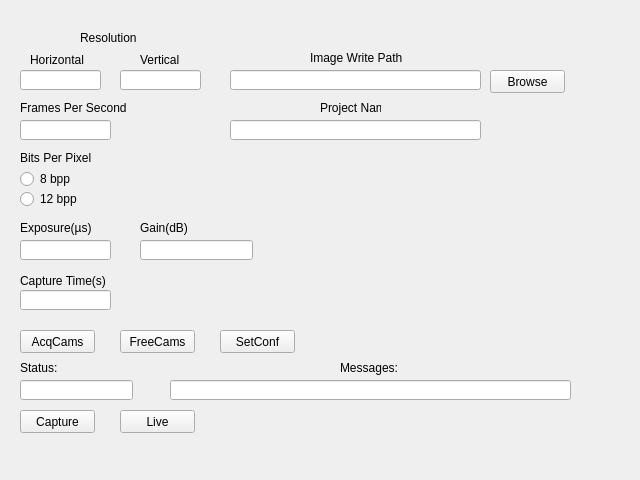
<?xml version="1.0" encoding="UTF-8"?>
<ui version="4.0">
 <class>Form</class>
 <widget class="QWidget" name="Form">
  <property name="geometry">
   <rect>
    <x>0</x>
    <y>0</y>
    <width>640</width>
    <height>480</height>
   </rect>
  </property>
  <property name="windowTitle">
   <string>Form</string>
  </property>
  <widget class="QLineEdit" name="EXPLineEdit">
   <property name="geometry">
    <rect>
     <x>20</x>
     <y>240</y>
     <width>91</width>
     <height>20</height>
    </rect>
   </property>
  </widget>
  <widget class="QLabel" name="FPSLabel">
   <property name="geometry">
    <rect>
     <x>20</x>
     <y>100</y>
     <width>191</width>
     <height>16</height>
    </rect>
   </property>
   <property name="text">
    <string>Frames Per Second</string>
   </property>
  </widget>
  <widget class="QLabel" name="GainLabel">
   <property name="geometry">
    <rect>
     <x>140</x>
     <y>220</y>
     <width>61</width>
     <height>16</height>
    </rect>
   </property>
   <property name="text">
    <string>Gain(dB)</string>
   </property>
  </widget>
  <widget class="QLabel" name="label">
   <property name="geometry">
    <rect>
     <x>320</x>
     <y>100</y>
     <width>61</width>
     <height>16</height>
    </rect>
   </property>
   <property name="text">
    <string>Project Name</string>
   </property>
  </widget>
  <widget class="QLineEdit" name="FPSLineEdit">
   <property name="geometry">
    <rect>
     <x>20</x>
     <y>120</y>
     <width>91</width>
     <height>20</height>
    </rect>
   </property>
  </widget>
  <widget class="QLabel" name="StatusLabel">
   <property name="geometry">
    <rect>
     <x>20</x>
     <y>360</y>
     <width>111</width>
     <height>16</height>
    </rect>
   </property>
   <property name="text">
    <string>Status:</string>
   </property>
  </widget>
  <widget class="QLabel" name="ResolutionLabel">
   <property name="geometry">
    <rect>
     <x>80</x>
     <y>30</y>
     <width>81</width>
     <height>16</height>
    </rect>
   </property>
   <property name="text">
    <string>Resolution</string>
   </property>
  </widget>
  <widget class="QLineEdit" name="PNameLineEdit">
   <property name="geometry">
    <rect>
     <x>230</x>
     <y>120</y>
     <width>251</width>
     <height>20</height>
    </rect>
   </property>
  </widget>
  <widget class="QRadioButton" name="radioButton_2">
   <property name="geometry">
    <rect>
     <x>20</x>
     <y>190</y>
     <width>151</width>
     <height>18</height>
    </rect>
   </property>
   <property name="text">
    <string>12 bpp</string>
   </property>
  </widget>
  <widget class="QLineEdit" name="HorzLineEdit">
   <property name="geometry">
    <rect>
     <x>20</x>
     <y>70</y>
     <width>81</width>
     <height>20</height>
    </rect>
   </property>
  </widget>
  <widget class="QLineEdit" name="WritePLineEdit">
   <property name="geometry">
    <rect>
     <x>230</x>
     <y>70</y>
     <width>251</width>
     <height>20</height>
    </rect>
   </property>
  </widget>
  <widget class="QLineEdit" name="StatusLineEdit">
   <property name="geometry">
    <rect>
     <x>20</x>
     <y>380</y>
     <width>113</width>
     <height>20</height>
    </rect>
   </property>
  </widget>
  <widget class="QLineEdit" name="CapTimeLineEdit">
   <property name="geometry">
    <rect>
     <x>20</x>
     <y>290</y>
     <width>91</width>
     <height>20</height>
    </rect>
   </property>
  </widget>
  <widget class="QRadioButton" name="radioButton">
   <property name="geometry">
    <rect>
     <x>20</x>
     <y>170</y>
     <width>131</width>
     <height>18</height>
    </rect>
   </property>
   <property name="text">
    <string>8 bpp</string>
   </property>
  </widget>
  <widget class="QPushButton" name="LiveButton">
   <property name="geometry">
    <rect>
     <x>120</x>
     <y>410</y>
     <width>75</width>
     <height>23</height>
    </rect>
   </property>
   <property name="text">
    <string>Live</string>
   </property>
  </widget>
  <widget class="QLabel" name="WritePLlabel">
   <property name="geometry">
    <rect>
     <x>310</x>
     <y>50</y>
     <width>171</width>
     <height>16</height>
    </rect>
   </property>
   <property name="text">
    <string>Image Write Path</string>
   </property>
  </widget>
  <widget class="QLabel" name="MsgLabel">
   <property name="geometry">
    <rect>
     <x>340</x>
     <y>360</y>
     <width>121</width>
     <height>16</height>
    </rect>
   </property>
   <property name="text">
    <string>Messages:</string>
   </property>
  </widget>
  <widget class="QPushButton" name="ConfButton">
   <property name="geometry">
    <rect>
     <x>220</x>
     <y>330</y>
     <width>75</width>
     <height>23</height>
    </rect>
   </property>
   <property name="text">
    <string>SetConf</string>
   </property>
  </widget>
  <widget class="QLabel" name="BPPLabel">
   <property name="geometry">
    <rect>
     <x>20</x>
     <y>150</y>
     <width>171</width>
     <height>16</height>
    </rect>
   </property>
   <property name="text">
    <string>Bits Per Pixel</string>
   </property>
  </widget>
  <widget class="QPushButton" name="BrowsePushButton">
   <property name="geometry">
    <rect>
     <x>490</x>
     <y>70</y>
     <width>75</width>
     <height>23</height>
    </rect>
   </property>
   <property name="text">
    <string>Browse</string>
   </property>
  </widget>
  <widget class="QLabel" name="EXPLabel">
   <property name="geometry">
    <rect>
     <x>20</x>
     <y>220</y>
     <width>151</width>
     <height>16</height>
    </rect>
   </property>
   <property name="text">
    <string>Exposure(µs)</string>
   </property>
  </widget>
  <widget class="QLabel" name="HorzLabel">
   <property name="geometry">
    <rect>
     <x>30</x>
     <y>50</y>
     <width>71</width>
     <height>20</height>
    </rect>
   </property>
   <property name="text">
    <string>Horizontal</string>
   </property>
  </widget>
  <widget class="QLineEdit" name="MsgLineEdit">
   <property name="geometry">
    <rect>
     <x>170</x>
     <y>380</y>
     <width>401</width>
     <height>20</height>
    </rect>
   </property>
  </widget>
  <widget class="QLineEdit" name="GainlineEdit">
   <property name="geometry">
    <rect>
     <x>140</x>
     <y>240</y>
     <width>113</width>
     <height>20</height>
    </rect>
   </property>
  </widget>
  <widget class="QPushButton" name="CapturePushButton">
   <property name="geometry">
    <rect>
     <x>20</x>
     <y>410</y>
     <width>75</width>
     <height>23</height>
    </rect>
   </property>
   <property name="text">
    <string>Capture</string>
   </property>
  </widget>
  <widget class="QLabel" name="VertLabel">
   <property name="geometry">
    <rect>
     <x>140</x>
     <y>50</y>
     <width>71</width>
     <height>20</height>
    </rect>
   </property>
   <property name="text">
    <string>Vertical</string>
   </property>
  </widget>
  <widget class="QLineEdit" name="VertLineEdit">
   <property name="geometry">
    <rect>
     <x>120</x>
     <y>70</y>
     <width>81</width>
     <height>20</height>
    </rect>
   </property>
  </widget>
  <widget class="QLabel" name="CaptureLabel">
   <property name="geometry">
    <rect>
     <x>20</x>
     <y>270</y>
     <width>181</width>
     <height>21</height>
    </rect>
   </property>
   <property name="text">
    <string>Capture Time(s)</string>
   </property>
  </widget>
  <widget class="QPushButton" name="AcquireCamsButton">
   <property name="geometry">
    <rect>
     <x>20</x>
     <y>330</y>
     <width>75</width>
     <height>23</height>
    </rect>
   </property>
   <property name="text">
    <string>AcqCams</string>
   </property>
  </widget>
  <widget class="QPushButton" name="ReleaseCamsButton">
   <property name="geometry">
    <rect>
     <x>120</x>
     <y>330</y>
     <width>75</width>
     <height>23</height>
    </rect>
   </property>
   <property name="text">
    <string>FreeCams</string>
   </property>
  </widget>
 </widget>
 <resources/>
 <connections/>
</ui>
